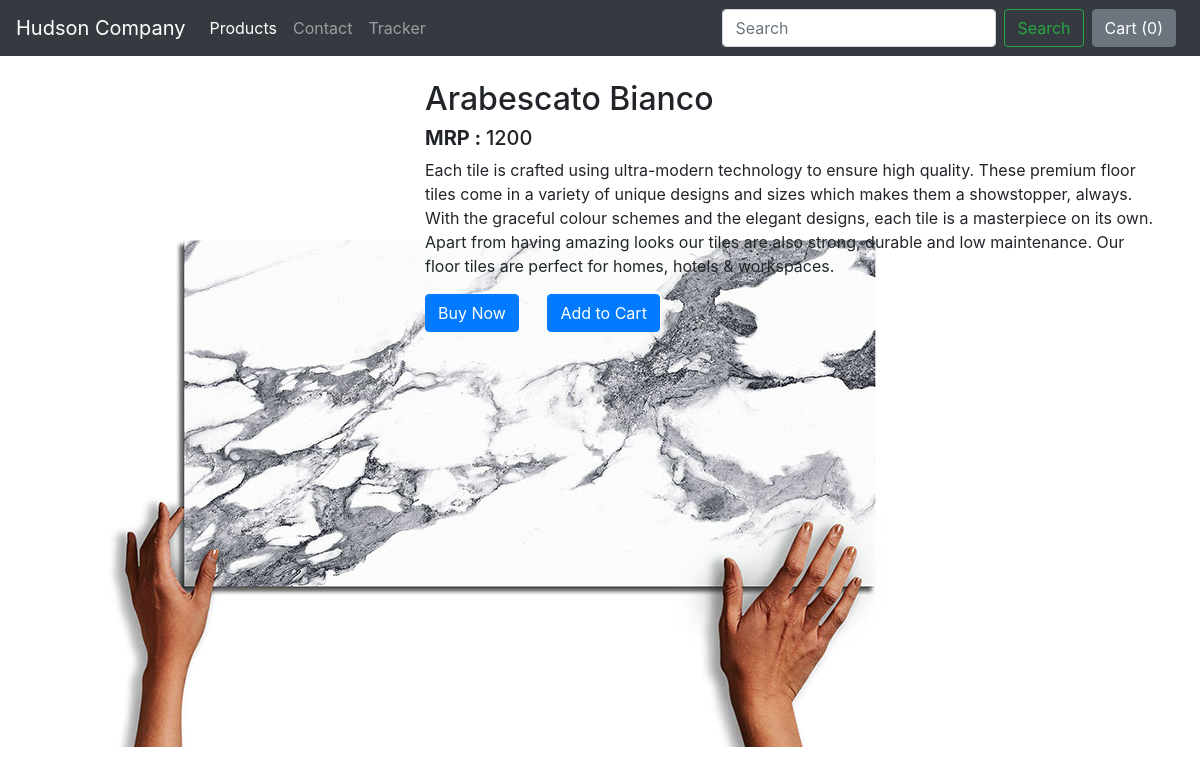
Screenshot of /shop/product/2 with the database file from the repository.
### shop/models.py (models this page shows, shortened)
class product(models.Model):
    product_id=models.AutoField
    product_name=models.CharField(max_length=50)
    desc=models.CharField(max_length=4000)
    price = models.IntegerField(default=0)
    category=models.CharField(max_length=200, default="")
    image=models.ImageField(upload_to='shop/images', default="")

### shop/views.py (the view)
# urls.py: path("product/<int:myid>", views.proview, name="proview"),
def proview(request, myid):
    prod = product.objects.filter(id=myid)
    return render(request, 'shop/proview.html',{'product':prod[0]})

### shop/templates/shop/proview.html (shortened to what this page needs)
<!doctype html>
<html lang="en" xmlns="http://www.w3.org/1999/html">
  <head>
    <link rel="stylesheet" href="https://stackpath.bootstrapcdn.com/bootstrap/4.2.1/css/bootstrap.min.css">
       </head>
  <body>
  {% load static %}
    <nav class="navbar navbar-expand-lg navbar-dark bg-dark">
  <a class="navbar-brand" href="#"> Hudson Company </a>
  <div class="collapse navbar-collapse" id="navbarSupportedContent">
    <ul class="navbar-nav mr-auto">
      <li class="nav-item active">
        <a class="nav-link" href="/shop">Products <span class="sr-only">(current)</span></a>
      </li>
      <li class="nav-item">
        <a class="nav-link" href="/shop/contact">Contact</a>
      </li>
      <li class="nav-item">
        <a class="nav-link" href="/shop/tracker">Tracker</a>
      </li>
    </ul>
    <form class="form-inline my-2 my-lg-0">
      <input class="form-control mr-sm-2" type="search" placeholder="Search" aria-label="Search">
      <button class="btn btn-outline-success my-2 my-sm-0" type="submit">Search</button>
    </form>
    <button type="button" class="btn btn-secondary mx-2" id="pop" data-container="body"
            data-toggle="popover" data-placement="right" data-html="true"
            data-content="YOUR ITEMS">
      Cart (<span id="cart">0</span>)
    </button>
  </div>
</nav>
  <div class="container my-4">
    <div class="row">
    <div class="col-md-4">
    <div class="row">
      <img src="/media/{{product.image}}">
    </div>
    </div>
    <div class="col-md-8">
      <h2>{{ product.product_name }}</h2>
      <h5><b>MRP : </b> {{product.price}} </h5>
      <p>{{product.desc}}</p>
      <button type="button" class="btn btn-primary ">Buy Now</button>
      <button type="button" class="btn btn-primary mx-4">Add to Cart</button>
    </div>
      </div>
  </div>
  </body>
</html>

### rows the page displays
product: image (picture), product_name "Arabescato Bianco", price "1200", desc "Each tile is crafted using ultra-modern technology to ensure high quality. These premium floor tiles come in a variety of unique designs and sizes which makes them a showstopper, always. With the graceful colour schemes and the elegant designs, each tile is a masterpiece on its own. Apart from having amazing looks our tiles are also strong, durable and low maintenance. Our floor tiles are perfect for homes, hotels & workspaces."
